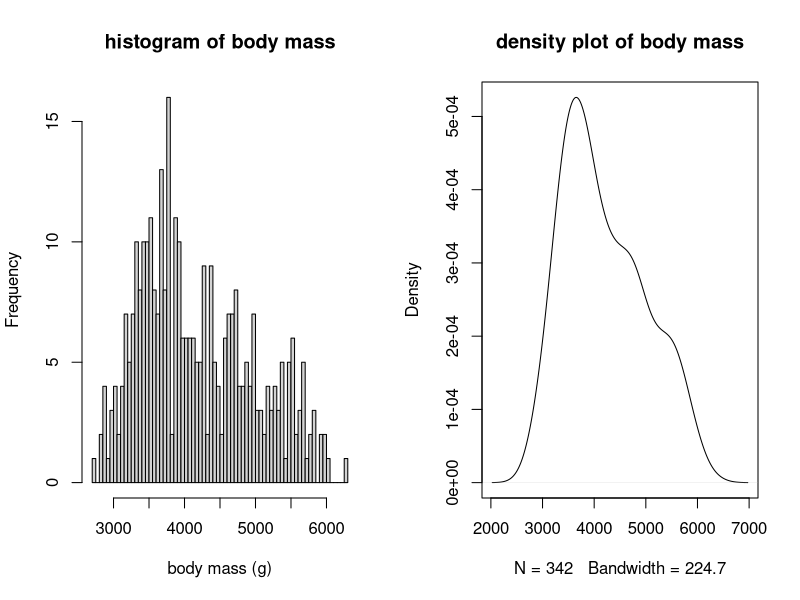
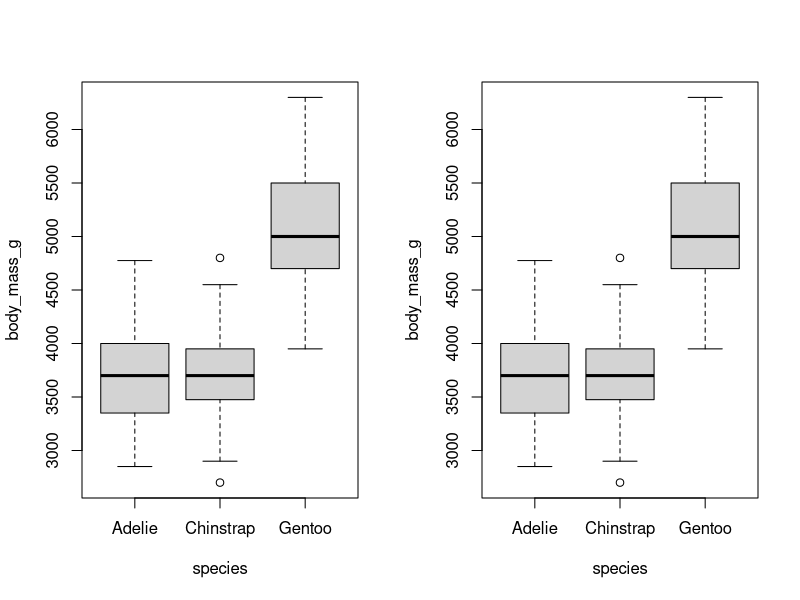
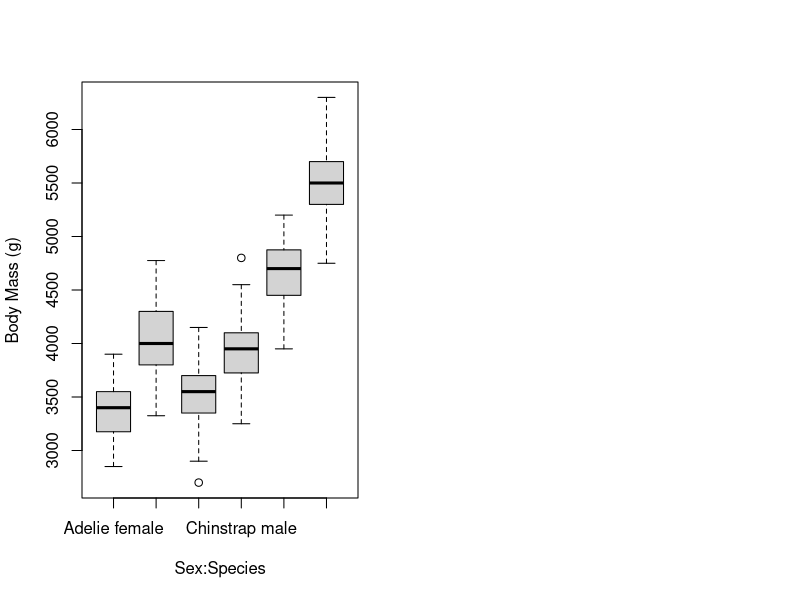

Generate these figures, in order, with R:
require(palmerpenguins)

# ---- 1 Sample T test ----
#Try running a 1-sample t-test on the Gentoo penguin flipper lengths:
t.test(subset(penguins, species == "Gentoo")$flipper_length_mm)

#Instead of comparing Gentoo penguin flipper lengths to zero, let’s test whether
#they are equal to 218 mm:
t.test(
  x = subset(penguins, species == "Gentoo")$flipper_length_mm,
  mu = 218
)

#Let’s try a one-tailed alternative hypothesis: Gentoo penguin flippers are
#smaller than 218 mm:
t.test(
  x = subset(penguins, species == "Gentoo")$flipper_length_mm,
  mu = 218,
  alternative = "less"
)

# ---- 2 Sample T test ----
#Instead of comparing the flipper length of Gentoo penguins to a fixed value,
#I could compare the flipper lengths of two species:
t.test(flipper_length_mm ~ species, data = subset(penguins, species != "Chinstrap"))

#---- Analysis of Variance (ANOVA) ----
#Data Exploration (Graphical)
#We can explore normality using histograms and density plots:
par(mfrow = c(1, 2))
hist(penguins$body_mass_g, breaks = 80, main = "histogram of body mass", xlab = "body mass (g)")
plot(density(penguins$body_mass_g, na.rm = TRUE), main = "density plot of body mass")  

#Conditional boxplots are great for categorical variables:
boxplot(body_mass_g ~ species, data = penguins)

#Data Exploration (Numerical)
#Remember the assumption of normality? Let’s test whether within-group data are 
#normally-distributed. We need to do some data massaging:
#Extract the measurements for each species.
#Calculate the mean body mass for each species.
#Conduct Shapiro tests on each species’ body mass.
dat_chinstrap = subset(penguins, species == "Chinstrap")
mean(dat_chinstrap$body_mass_g, na.rm = TRUE)

shapiro.test(dat_chinstrap$body_mass_g)

#Here’s a cool shortcut for calculating the species mean body masses 
#using aggregate() and the formula notation:
aggregate(body_mass_g ~ species, data = penguins, FUN = mean)

#You should try it out with the shapiro.test()
aggregate(
  body_mass_g ~ species,
  data = penguins,
  FUN = function(x) shapiro.test(x)$p.value)

#Fit a linear model
#The syntax is easy if you use the formula notation:
fit_species = lm(body_mass_g ~ species, data = penguins)

#Then we can look at the model coefficients:
summary(fit_species)

#Conduct the ANOVA
anova(fit_species)

# ---- One-Way Anova Complete Walkthrough ----
#A simple Analysis of Variance belongs to the Group 1 analyses. It is a linear model!
#The syntax to build the model in R is easy. Use the lm() function to store the model
#in a variable:

fit_species = lm(body_mass_g ~ species, data = penguins)

#Note the use of the R formula notation.
#Then we can look at the model coefficients:
summary(fit_species)

#Conduct the ANOVA
#R makes it easy to conduct an ANOVA:
anova(fit_species)

#Two-way additive ANOVA
#Did you notice that the conditional boxplot of body mass and penguin species 
#suggested that the distributions of body mass might not be the same in each species? 
#For reference, take a look at the shape of the boxes for Chinstrap and Gentoo penguins:
boxplot(body_mass_g ~ species, data = penguins)

#Fit a 2-way, additive model.
#We’ll first fit a model with two predictors:
#Sex
#Species
#In this first 2-way model, we won’t include interaction terms.
#The syntax to fit a model with two predictors, without interaction terms, is:
fit_additive = lm(body_mass_g ~ sex + species, data = penguins)

#Two-Way interactive (factorial) ANOVA
#Here’s our last ANOVA-style model.
#A factorial design means that all combinations of categorical variables appear as ‘groups’ in the data. We’ll use two of the penguin factor variables:
#sex
#species
#The syntax to build the model is only slightly different than that of the additive model: You just have to replace the plus symbol with a multiplication symbol to indicate an interaction (or crossing) between the two factor predictors (sex and species).
fit_interactive = lm(body_mass_g ~ sex * species, data = penguins)

# ---- Simple Linear Regression: Penguin Bills and Body Mass ---- 
lm(bill_length_mm ~ body_mass_g, data = penguins)


# ---- Question 1 ----
boxplot(body_mass_g ~ sex:species, xlab = "Sex:Species", ylab = "Body Mass (g)", data = penguins, names = c("Adelie female", "Adelie male", "Chinstrap female", "Chinstrap male", "Gentoo female", "Gentoo male"))

# ---- Question 2 ----
fit_both = lm(body_mass_g ~ sex * species, data = penguins)
summary(fit_both)

# ---- Question 3 ----

